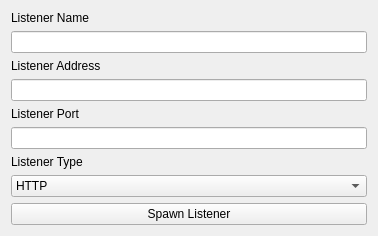
<?xml version="1.0" encoding="UTF-8"?>
<ui version="4.0">
 <class>Form</class>
 <widget class="QWidget" name="Form">
  <property name="geometry">
   <rect>
    <x>0</x>
    <y>0</y>
    <width>378</width>
    <height>226</height>
   </rect>
  </property>
  <property name="windowTitle">
   <string>Form</string>
  </property>
  <layout class="QGridLayout" name="gridLayout">
   <item row="0" column="0">
    <layout class="QFormLayout" name="formLayout_2">
     <item row="2" column="0">
      <widget class="QLabel" name="label">
       <property name="text">
        <string>Listener Address</string>
       </property>
      </widget>
     </item>
     <item row="3" column="0" colspan="2">
      <widget class="QLineEdit" name="listener_popup_address">
       <property name="maxLength">
        <number>100</number>
       </property>
      </widget>
     </item>
     <item row="4" column="0">
      <widget class="QLabel" name="label_2">
       <property name="text">
        <string>Listener Port</string>
       </property>
      </widget>
     </item>
     <item row="5" column="0" colspan="2">
      <widget class="QLineEdit" name="listener_popup_port">
       <property name="maxLength">
        <number>10</number>
       </property>
      </widget>
     </item>
     <item row="8" column="0" colspan="2">
      <widget class="QPushButton" name="listener_popup_spawn_button">
       <property name="text">
        <string>Spawn Listener</string>
       </property>
      </widget>
     </item>
     <item row="0" column="0">
      <widget class="QLabel" name="label_3">
       <property name="text">
        <string>Listener Name</string>
       </property>
      </widget>
     </item>
     <item row="1" column="0" colspan="2">
      <widget class="QLineEdit" name="listener_popup_name"/>
     </item>
     <item row="6" column="0">
      <widget class="QLabel" name="label_4">
       <property name="text">
        <string>Listener Type</string>
       </property>
      </widget>
     </item>
     <item row="7" column="0" colspan="2">
      <widget class="QComboBox" name="listener_popup_type_combo">
       <item>
        <property name="text">
         <string>HTTP</string>
        </property>
       </item>
      </widget>
     </item>
    </layout>
   </item>
  </layout>
 </widget>
 <resources/>
 <connections/>
</ui>
